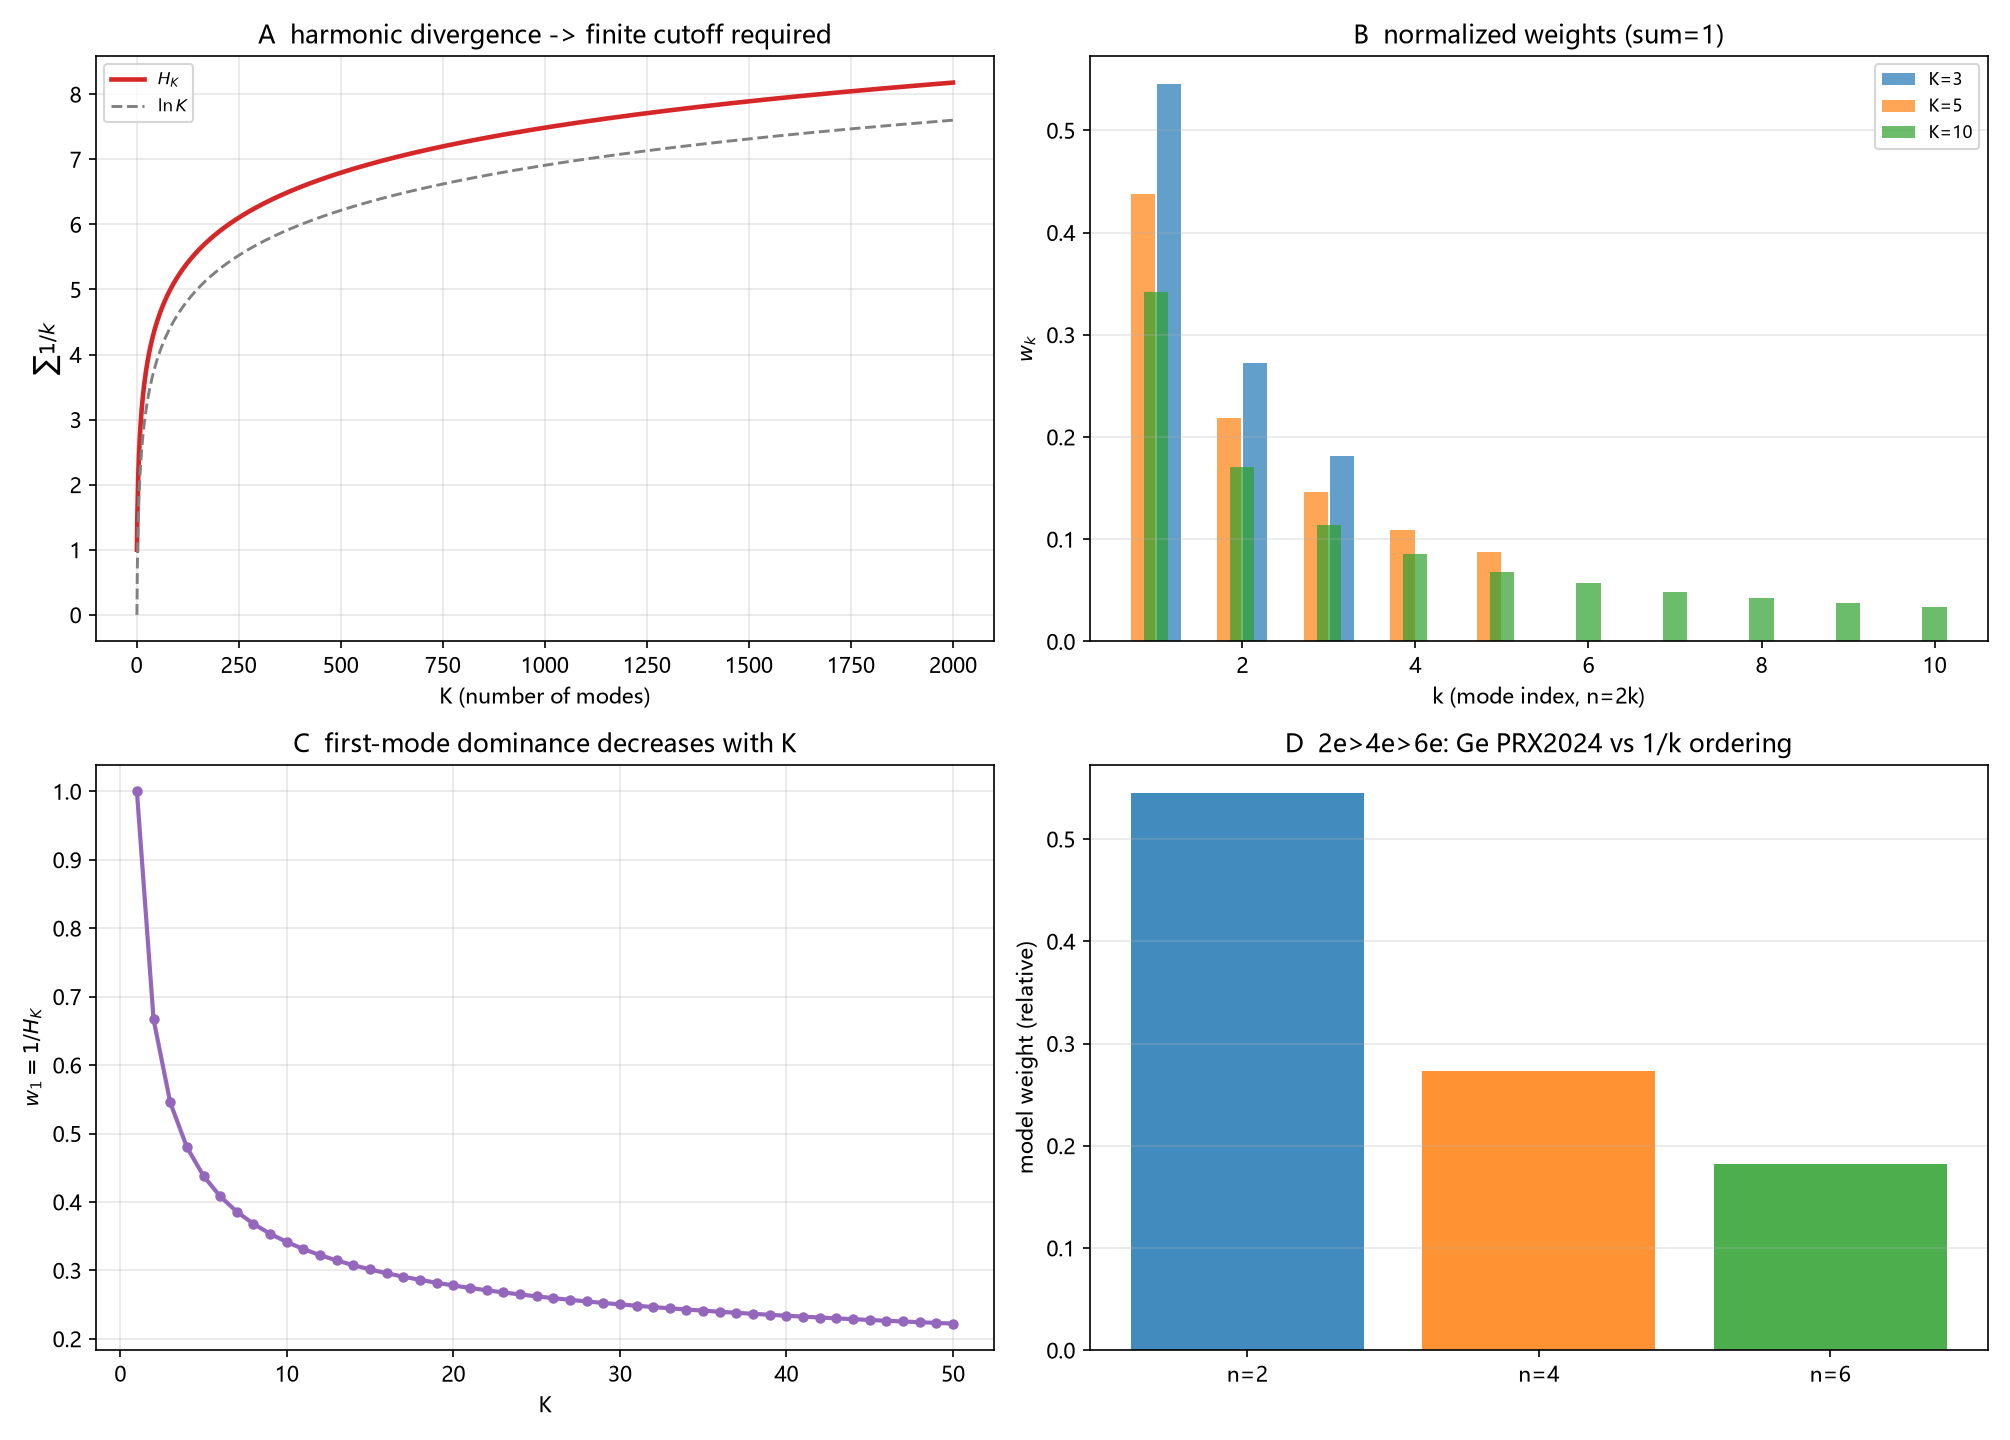

The script that saved this image:
# -*- coding: utf-8 -*-
"""
Lin-5: weight normalization for high modes (structural, NOT closing status).
CQM 12.A3: Phi_n/Phi_2 = 1/k for n=2k. ALL modes -> sum 1/k DIVERGES.
Finite participation ratio n_eff (Lin-21) -> finite K -> w_k=(1/k)/H_K.
Experiment Ge PRX2024: charge-2e dominant (low T), 4e/6e weaker (higher T).
Panels: A harmonic series divergence; B normalized weights for K=3,5,10;
C first-mode weight vs K; D system-size/participation bound.
"""
import csv, math, os
import numpy as np
import matplotlib
matplotlib.use("Agg")
import matplotlib.pyplot as plt
plt.rcParams["font.sans-serif"] = ["Microsoft YaHei", "SimHei", "DejaVu Sans"]
plt.rcParams["axes.unicode_minus"] = False

HERE = os.path.dirname(os.path.abspath(__file__))
OUT_PNG = os.path.join(HERE, "临5_权重归一与发散.png")
OUT_CSV = os.path.join(HERE, "临5_权重归一与发散.csv")

def H(K): return sum(1.0 / j for j in range(1, K + 1))

def main():
    rows = []
    print("Lin-5: high-mode weight normalization (structural)")
    print("A harmonic series H_K = sum_{k=1}^K 1/k (diverges as ln K)")
    Ks = [1, 2, 3, 5, 10, 100, 1000, 10000]
    for K in Ks:
        hk = H(K)
        print(f"  K={K:>6}: H_K={hk:.4f}  (ln K={math.log(K) if K>0 else 0:.4f})")
        rows.append(("harmonic", K, hk, math.log(K) if K > 0 else 0))
    print("  => H_K unbounded -> cannot normalize over infinite modes -> finite K required")

    # B normalized weights
    print("\nB normalized weights w_k=(1/k)/H_K:")
    for K in (3, 5, 10):
        hk = H(K)
        ws = [1.0 / k / hk for k in range(1, K + 1)]
        print(f"  K={K}: w_1={ws[0]:.4f}, sum={sum(ws):.6f}, weights={[round(w,3) for w in ws]}")
        for k, w in enumerate(ws, 1):
            rows.append(("weights", K, k, w))

    # C first-mode dominance
    print("\nC first-mode weight w_1 = 1/H_K decreases with K:")
    K_range = np.arange(1, 51)
    w1s = [1.0 / H(int(K)) for K in K_range]
    for K in (3, 5, 10, 50):
        print(f"  K={K}: w_1={1.0/H(K):.4f} (higher modes total {1-1.0/H(K):.4f})")
    for K, w in zip(K_range, w1s):
        rows.append(("w1", K, w, 0))

    # D experiment: charge-2e/4e/6e (Ge PRX2024) -- qualitative weight ordering
    print("\nD experiment (Ge PRX2024, CsV3Sb5): 2e dominant at low T; 4e,6e appear at higher T")
    print("  => w(n=2) > w(n=4) > w(n=6): consistent with 1/k decreasing (k=n/2)")
    for n in (2, 4, 6):
        k = n // 2
        w = (1.0 / k) / H(3)
        print(f"  n={n} (k={k}): model weight {w:.3f}")
        rows.append(("exp_weight", n, w, 0))

    with open(OUT_CSV, "w", newline="", encoding="utf-8-sig") as fh:
        wr = csv.writer(fh); wr.writerow(["kind", "x", "y", "z"])
        wr.writerows(rows)

    fig, ax = plt.subplots(2, 2, figsize=(13.4, 9.6))
    # A divergence
    Kp = np.arange(1, 2001)
    ax[0, 0].plot(Kp, [H(int(K)) for K in Kp], lw=2.2, color="tab:red", label=r"$H_K$")
    ax[0, 0].plot(Kp, np.log(Kp), "--", lw=1.4, color="gray", label=r"$\ln K$")
    ax[0, 0].set_xlabel("K (number of modes)"); ax[0, 0].set_ylabel(r"$\sum 1/k$")
    ax[0, 0].set_title("A  harmonic divergence -> finite cutoff required")
    ax[0, 0].legend(fontsize=8); ax[0, 0].grid(alpha=0.3)

    # B normalized weights
    for K, color in ((3, "tab:blue"), (5, "tab:orange"), (10, "tab:green")):
        ks = np.arange(1, K + 1)
        ax[0, 1].bar(ks + (0.15 if K==3 else (-0.15 if K==5 else 0)), [1.0/k/H(K) for k in ks],
                     width=0.28, alpha=0.7, label=f"K={K}")
    ax[0, 1].set_xlabel("k (mode index, n=2k)"); ax[0, 1].set_ylabel(r"$w_k$")
    ax[0, 1].set_title("B  normalized weights (sum=1)"); ax[0, 1].legend(fontsize=8)
    ax[0, 1].grid(alpha=0.3, axis="y")

    # C first-mode dominance
    ax[1, 0].plot(K_range, w1s, "o-", lw=2, color="tab:purple", ms=4)
    ax[1, 0].set_xlabel("K"); ax[1, 0].set_ylabel(r"$w_1=1/H_K$")
    ax[1, 0].set_title("C  first-mode dominance decreases with K")
    ax[1, 0].grid(alpha=0.3)

    # D experiment weight ordering
    ns = [2, 4, 6]
    ax[1, 1].bar([f"n={n}" for n in ns], [(1.0/(n//2))/H(3) for n in ns],
                 color=["tab:blue", "tab:orange", "tab:green"], alpha=0.85)
    ax[1, 1].set_ylabel("model weight (relative)")
    ax[1, 1].set_title("D  2e>4e>6e: Ge PRX2024 vs 1/k ordering")
    ax[1, 1].grid(alpha=0.3, axis="y")

    fig.tight_layout(); fig.savefig(OUT_PNG, dpi=150); plt.close(fig)
    print("\nsaved:", OUT_PNG, OUT_CSV)
    print("NOTE: Lin-5 structural ONLY; status NOT changed; n_eff material value external.")

if __name__ == "__main__":
    main()
